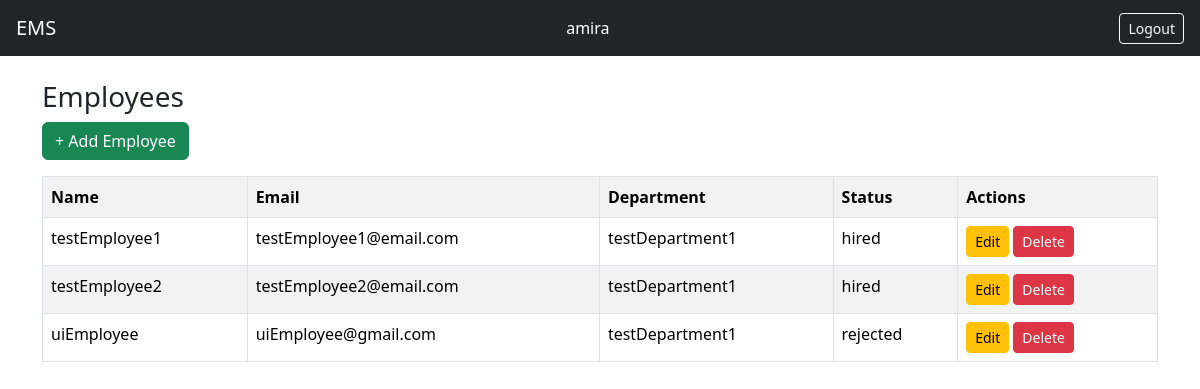
The app's page / (signed in), older data.
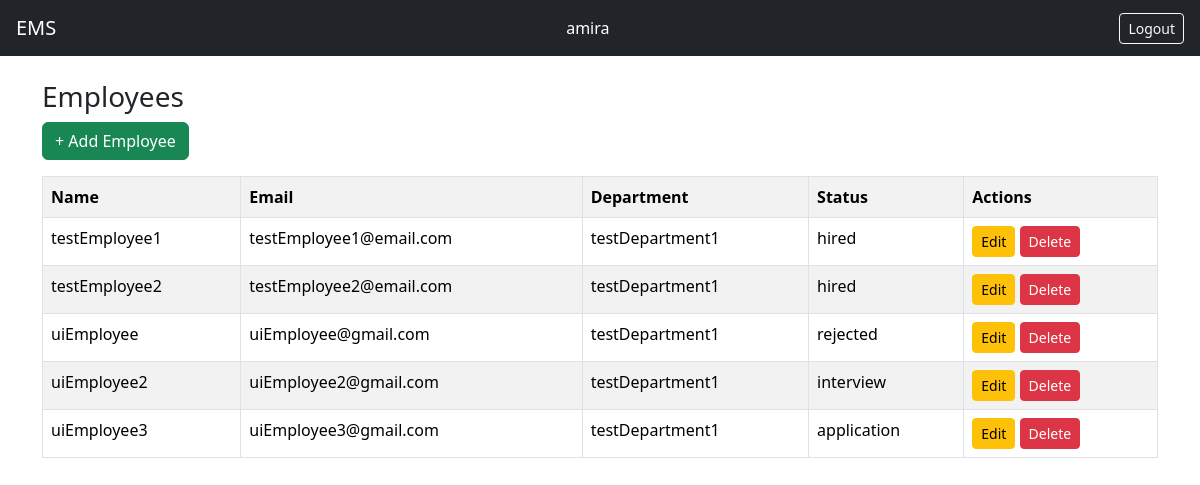
The same page, newer data.
### employees/models.py (models this page shows, shortened)
class Employee(models.Model):
    STATUS_CHOICES = [
        ('application', 'Application Received'),
        ('interview', 'Interview Scheduled'),
        ('hired', 'Hired'),
        ('rejected', 'Not Accepted'),
    ]
    company = models.ForeignKey(Company, on_delete=models.PROTECT, related_name='employees')
    department = models.ForeignKey(Department, on_delete=models.PROTECT, related_name='employees')
    status = models.CharField(max_length=20, choices=STATUS_CHOICES)
    name = models.CharField(max_length=255)
    email = models.EmailField(unique=True)
    mobile = models.CharField(max_length=22, unique=True)
    address = models.TextField()
    designation = models.CharField(max_length=255)
    hired_on = models.DateField(null=True, blank=True) # Can be null if not hired yet
    user = models.OneToOneField(User, on_delete=models.CASCADE)

### companies/models.py (models this page shows, shortened)
class Department(models.Model):
    company = models.ForeignKey(Company, on_delete=models.PROTECT, related_name='departments')
    name = models.CharField(max_length=255)
    employees_count = models.PositiveIntegerField(default=0)

### ems/views.py (the view)
# urls.py: path('', employee_list, name='home'),
@login_required
def employee_list(request):
    user = request.user
    is_manager = user.groups.filter(name='Manager').exists()
    if user.is_superuser:
        employees = Employee.objects.all()
    elif is_manager:
        employees = Employee.objects.filter(
            department=user.employee.department
        )
    else:
        employees = Employee.objects.filter(user=user)
    return render(
        request,
        'employees/list.html',
        {
            'employees': employees,
            'is_manager': is_manager,
        }
    )

### templates/employees/list.html
{% extends "base.html" %}
{% block content %}
<h3>Employees</h3>
{% if user.is_superuser or is_manager %}
    <a href="{% url 'add_employee' %}"
       class="btn btn-success mb-3">
       + Add Employee
    </a>
{% endif %}
<table class="table table-bordered table-striped">
    <tr>
        <th>Name</th>
        <th>Email</th>
        <th>Department</th>
        <th>Status</th>
        <th>Actions</th>
    </tr>
    {% for e in employees %}
    <tr>
        <td>{{ e.name }}</td>
        <td>{{ e.email }}</td>
        <td>{{ e.department.name }}</td>
        <td>{{ e.status }}</td>
        <td>
            {% if user.is_superuser or is_manager %}
                <a href="/employees/edit/{{ e.id }}/"
                   class="btn btn-sm btn-warning">
                   Edit
                </a>
                <a href="/employees/delete/{{ e.id }}/"
                   class="btn btn-sm btn-danger">
                   Delete
                </a>
            {% endif %}
        </td>
    </tr>
    {% endfor %}
</table>
{% endblock %}

### templates/base.html (shortened to what this page needs)
<!DOCTYPE html>
<html>
<head>
    <link href="https://cdn.jsdelivr.net/npm/bootstrap@5.3.2/dist/css/bootstrap.min.css" rel="stylesheet">
</head>
<body>
<nav class="navbar navbar-dark bg-dark px-3">
    <a class="navbar-brand text-white" href="/">EMS</a>
    {% if user.is_authenticated %}
        <span class="text-white me-3">
            {{ user.username }}
        </span>
        <form method="post"
            action="{% url 'logout' %}"
            style="display:inline;">
            <button type="submit"
                    class="btn btn-sm btn-outline-light">
                Logout
            </button>
        </form>
    {% endif %}
</nav>
<div class="container mt-4">
    {% block content %}{% endblock %}
</div>
</body>
</html>

Row changes from the older to the newer data that the page shows:
added Employee: name "uiEmployee2", email "uiEmployee2@gmail.com", department.name "testDepartment1", status "interview"
added Employee: name "uiEmployee3", email "uiEmployee3@gmail.com", department.name "testDepartment1", status "application"
